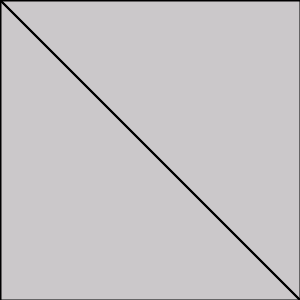
Frame 1 (no input)
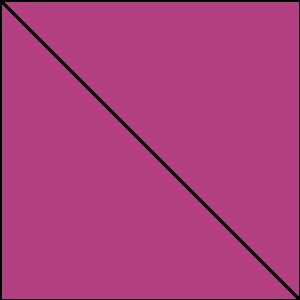
Frame 60 (the mouse pressed at the canvas centre just before this capture)
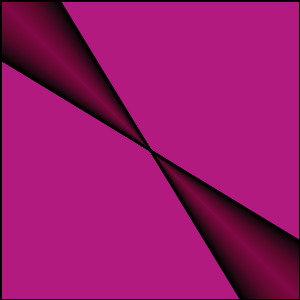
Frame 120 (the mouse held since frame 60 and released just before this capture)

The Processing sketch that drew these frames (run headless with seeded random() and noise(); from frame 60 on, the mouse is pressed at the canvas centre):

// Processing sketch: processing_238
// ── processing_238.pde

int lineX=0;
int lineY=0;
int lineYn=300;
int lineXn=300;
int colorX=0;
boolean switchIncrease=true;
boolean verticalIncrease=true;



void setup() {

  size(300,300);
}

void draw() {
  strokeWeight(2);
  //background(150);
  fill(lineX+150, lineX/2, 100, 5);
  rect(0,0,width,height);
  line(lineX,0,mouseX,mouseY);
  line(0, lineY, mouseX, mouseY);
  line(300, lineYn, mouseX, mouseY);
  line(lineXn, 300, mouseX, mouseY);
 

  if (mousePressed == true){

    if (switchIncrease==true){
      lineX++;
    } 
    if (switchIncrease==false){
      lineX--;
    } 
    if (verticalIncrease==true) {
      lineY++;
    }
    if (verticalIncrease==false) {
     lineY--; 
    }
    if (verticalIncrease==true) {
     lineYn--; 
    }
    if (verticalIncrease==false) {
     lineYn++;  
    }
    if (switchIncrease==true) {
     lineXn--; 
    }
    if (switchIncrease==false) {
     lineXn++; 
    }

  }

  
  if(lineX>300){
  switchIncrease=false; 
  }
  if(lineX<0){
  switchIncrease=true; 
  }
  if(lineY>300) {
   verticalIncrease=false; 
  }
  if(lineY<0) {
   verticalIncrease=true; 
  }
  
}
